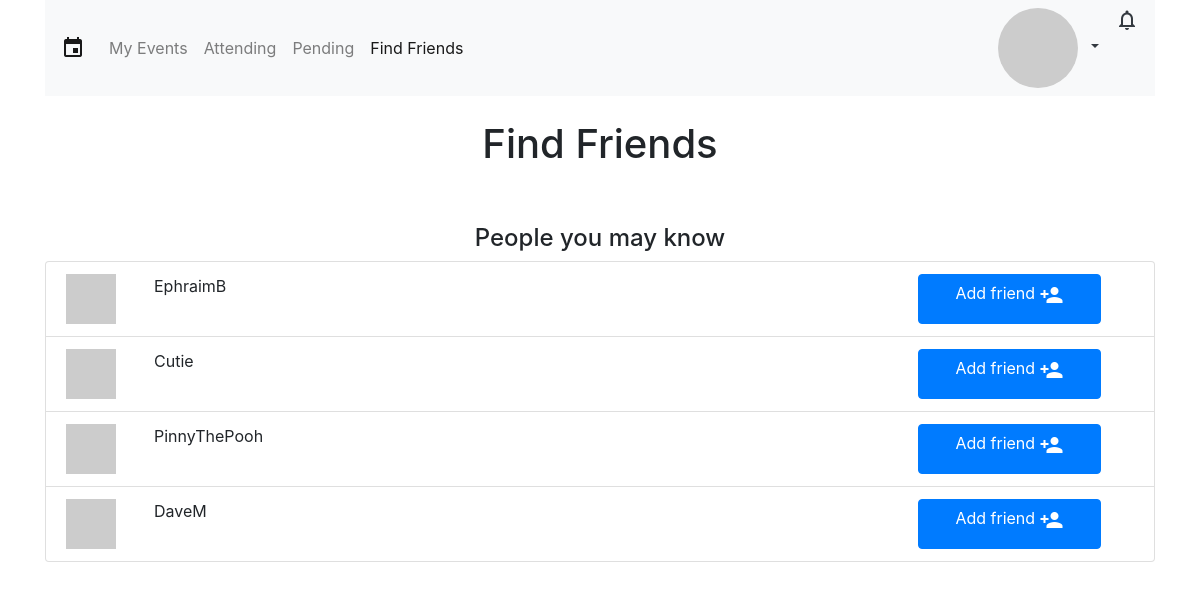
The app's page /findFriends.php with its own data.
### tables this page shows
CREATE TABLE `users` (
  `user_id` int(11) NOT NULL,
  `username` varchar(50) NOT NULL,
  `password` varchar(255) NOT NULL,
  `email` varchar(50) NOT NULL,
  `birthday` datetime DEFAULT NULL,
  `address` varchar(255) DEFAULT NULL,
  `createdAt` datetime NOT NULL,
  `lastLogin` datetime DEFAULT NULL,
  `darkTheme` tinyint(1) NOT NULL
);

### findFriends.php (the view, shortened to what this page needs)
<?php
global $link;
$session_username = $_SESSION['username'];
$emailQuery = "SELECT email FROM users WHERE username='$session_username'";
$emailResult = mysqli_query($link, $emailQuery);
$email = mysqli_fetch_array($emailResult)[0];
$email_hash = md5(strtolower(trim($email)));
$session_user_id = $_SESSION['user_id'];
$notificationsCount_query = "SELECT COUNT(*) FROM notifications WHERE user_id='$session_user_id' AND cleared=0";
$notificationsCount_result = mysqli_query($link, $notificationsCount_query);
$notifications = mysqli_fetch_array($notificationsCount_result)[0];
$darkTheme_query = "SELECT darkTheme FROM users WHERE user_id='$session_user_id'";
$darkTheme_result = mysqli_query($link, $darkTheme_query);
$darkTheme = mysqli_fetch_array($darkTheme_result)[0];
$findFriends_query = "SELECT * FROM users WHERE user_id <> '$session_user_id'";
$findFriends_result = mysqli_query($link, $findFriends_query);
$requestedFriends_user_id_array = [];
$requestedFriends_friend_id_array = [];
?>
<!DOCTYPE html>
<html>
  <head>
    <link rel="stylesheet" href="https://stackpath.bootstrapcdn.com/bootstrap/4.1.1/css/bootstrap.min.css">
    <link rel="stylesheet" href="css/style.css">
  </head>
	<?php
	if($darkTheme == 0){
	?>
  <body>
	<?php
	}
	else if($darkTheme == 1){
	?>
	<body style="background-color: black; color: white">
	<?php
	}
	?>
    <div class="container">
			<?php
			if($darkTheme == 0){
			?>
      	<nav class="navbar navbar-expand-lg navbar-light bg-light">
			<?php
			}
			else if($darkTheme == 1){
			?>
				<nav class="navbar navbar-expand-lg navbar-dark bg-dark">
			<?php
			}
			?>
        <span class="navbar-brand mb-0 h1 material-icons">event</span>
        <div class="collapse navbar-collapse" id="navbarSupportedContent">
          <ul class="navbar-nav mr-auto">
            <li class="nav-item">
              <a class="nav-link" href="index.php">My Events</a>
            </li>
						<li class="nav-item">
							<a class="nav-link" href="attending.php">Attending</a>
						</li>
						<li class="nav-item">
							<a class="nav-link" href="pending.php">Pending</a>
						</li>
						<li class="nav-item">
							<a class="nav-link active" href="findFriends.php">Find Friends <span class="sr-only">(current)</span></a>
						</li>
          </ul>
          <ul class="navbar-nav mr-right">
            <div class="dropdown">
							<?php
							if($darkTheme == 0){
							?>
              	<a class="nav-item dropdown dropdown-toggle text-dark" href="#" role="button" id="dropdownMenuLink" data-toggle="dropdown" aria-haspopup="true" aria-expanded="false">
							<?php
							}
							else if($darkTheme == 1){
							?>
								<a class="nav-item dropdown dropdown-toggle text-white" href="#" role="button" id="dropdownMenuLink" data-toggle="dropdown" aria-haspopup="true" aria-expanded="false">
							<?php
							}
							if(!isset($_SESSION['facebookPicture'])){
							?>
								<img class="align-middle circle-img" src="https://www.gravatar.com/avatar/<?php echo $email_hash ?>?s=30">&nbsp;<?php echo $_SESSION['username']; ?>
								<?php
								}
								?>
							</a>
            </div>
						<div class="dropdown">
							<?php
							if($notifications == 0){
								if($darkTheme == 0){
							?>
									<a class="nav-item dropdown text-dark material-icons" href="#" role="button" id="notificationsMenuLink" data-toggle="dropdown" aria-haspopup="true" aria-expanded="false">notifications_none</a>
								<?php
								}
								else if($darkTheme == 1){
								?>
									<a class="nav-item dropdown text-white material-icons" href="#" role="button" id="notificationsMenuLink" data-toggle="dropdown" aria-haspopup="true" aria-expanded="false">notifications_none</a>
								<?php
								}
								?>
							<?php
							}
							?>
						</div>
          </ul>
        </div>
      </nav>
      <br>
      <header>
        <h1 class="text-center">Find Friends</h1>
      </header>
      <br>
      <main>
          <br>
          <h4 class="text-center">People you may know</h4>
          <div class="list-group">
          <?php
          while($friend = mysqli_fetch_array($findFriends_result)){
            $friend_user_id = $friend['user_id'];
            $friend_username = $friend['username'];
            $friend_email = $friend['email'];
            $friend_email_hash = md5(strtolower(trim($friend_email)));
            if(in_array($friend_user_id, $requestedFriends_friend_id_array) == 0 && in_array($friend_user_id, $requestedFriends_user_id_array) == 0){
            if($darkTheme == 0){
          ?>
          <li class="list-group-item">
          <?php
          }
          else if($darkTheme == 1){
          ?>
          <li class="list-group-item bg-dark">
          <?php
          }
          ?>
            <div class="row">
              <img class="align-middle col-auto" src="https://www.gravatar.com/avatar/<?php echo $friend_email_hash ?>?s=150" width="50" height="50">
              &ensp;<p class="col"><?php echo $friend_username ?></p>
              <a href="addFriend.php?friend_user_id=<?php echo $friend_user_id ?>" class="btn btn-primary col-2 mr-5">Add friend <i class="material-icons align-text-top">person_add</i></a>
            </div>
          </li>
          <?php
          }
          }
          ?>
        </div>
        <br>
      </main>
    </div>
  </body>
</html>

### css/style.css (style rules this page uses)
.circle-img { border-radius: 50%; }

### records on screen
users: username "EphraimB"
users: username "Cutie"
users: username "PinnyThePooh"
users: username "DaveM"
